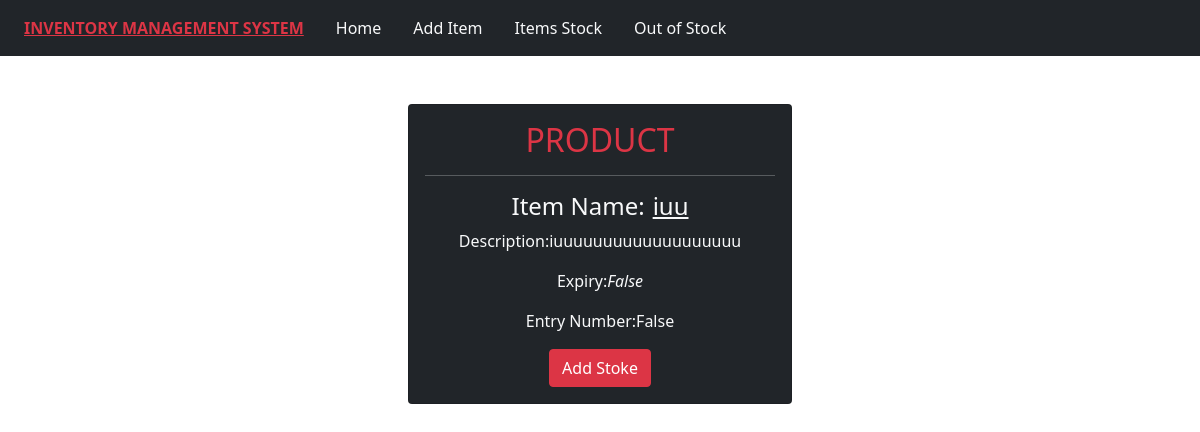
Screenshot of /item/detail/7 with the database file from the repository.
### TestApp/models.py (models this page shows)
class ItemMaster(models.Model):
    item_name=models.CharField(max_length=50)
    description=models.TextField(max_length=300)
    has_expiry=models.BooleanField(default=False)
    has_entry_number=models.BooleanField(default=False)

### TestApp/views.py (the view)
# urls.py: path('item/detail/<int:id>',views.Detail.as_view(),name="detail_item"),
class Detail(DetailView):
    pk_url_kwarg="id"
    template_name='detail.html'
    model=ItemMaster
    context_object_name="item"

### TestApp/templates/detail.html
{% extends 'index.html' %}
{% block content %}
<div class="d-flex justify-content-center mt-5">
<div class="card bg-dark text-light" style="width: 24rem;">
  <div class="card-body">
    <h2 class="card-title text-center text-danger">PRODUCT</h2> <hr>
    <h4 class="card-text text-center"><span class="me-2">Item Name:</span><u>{{item.item_name}}</u></h4>
    <p class="card-text text-center">Description:{{item.description}}</p>
    <p class="card-text text-center">Expiry:<i>{{item.has_expiry}}</i></p>
    <p class="card-text text-center">Entry Number:{{item.has_entry_number}}</p>
<div class="d-flex justify-content-center">
    <a href="{% url 'addStock_item' item.id %}" class="btn btn-danger">Add Stoke</a>
</div>
  </div>
</div>
</div>
{% endblock %}

### rows the page displays
ItemMaster: item_name "iuu", description "iuuuuuuuuuuuuuuuuuuu", has_expiry "False", has_entry_number "False"
